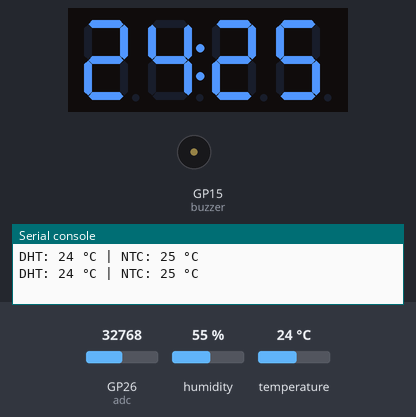
This program was run on a simulated Raspberry Pi Pico running MicroPython. Parts: 4-digit seven-segment display, buzzer (waves = sounding), the last lines printed to the serial console. Inputs (shaded band) come from the test bench; at power-on: GP26 (adc) = 32768, humidity 55 %, temperature 24 °C (analog values on the 0–65535 scale). Library files of the repository ran but are not shown: tm1637.py.

Above: at 1.2 s.
1.3 s: GP26 (adc) set to 20256
At 3.1 s:
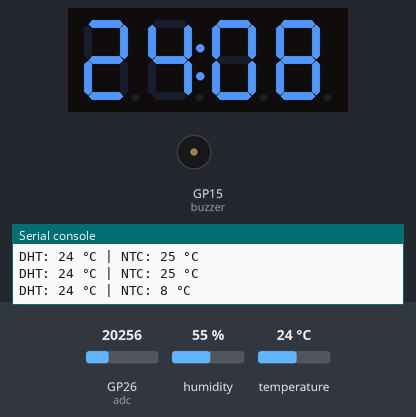
3.5 s: GP26 (adc) set to 18736
At 4.29 s:
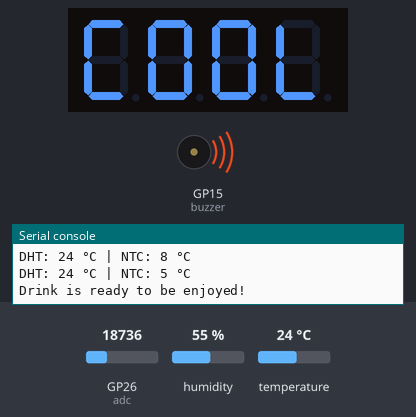
At 11.9 s:
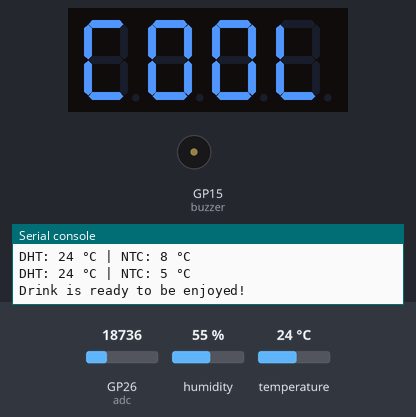
Timing chart, 0 to 13.4 s (numbered marks = the images above; inputs shaded):
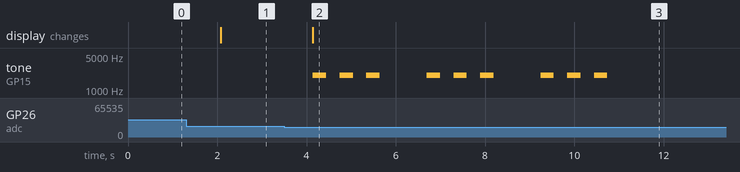

Measured:
- the behaviour switches between 19440 and 19424 on GP26 (adc) (found by bisection; images 1 and 2)
- after the input at 1.3 s, the display: changes after 0.78 s (image 1)
- after the input at 3.5 s, tone on GP15 (buzzer): silent → 2000 Hz after 0.64 s, then repeats every 2.6 s: 2 × (silent 0.30 s, 2000 Hz 0.30 s), silent 1.1 s, 2000 Hz 0.30 s, until it stays silent from 10.7 s; the display: changes after 0.64 s (image 2)

The program:

main.py
```python
from tm1637 import TM1637
from machine import Pin, ADC, PWM
from time import sleep
import dht
import math
from ntc import read_ntc_temp
from buzzer import beep

display = TM1637(clk=Pin(2), dio=Pin(3))
sensor = dht.DHT22(Pin(16))
adc = ADC(Pin(26))
buzzer = PWM(Pin(15))
cool_shown = False


while True:
    try:
        sensor.measure()
        dht_temp = int(round(sensor.temperature()))
        ntc_temp = int(round(read_ntc_temp()))

        if ntc_temp < -9:
            ntc_temp = -9
        if ntc_temp > 99:
            ntc_temp = 99

        print("DHT:", dht_temp, "°C | NTC:", ntc_temp, "°C")

        dht_str = "{:02d}".format(dht_temp)
        ntc_str = "{:02d}".format(ntc_temp)

        display.show_colon(True)
        display.show(dht_str + ntc_str)

        if ntc_temp <= 6 and not cool_shown:
            display.show_colon(False)
            print("Drink is ready to be enjoyed!")
            display.show("C00L")
            beep()
            sleep(0.75)
            beep()
            sleep(0.75)
            beep()
            sleep(10)
            cool_shown = True
            display.show_colon(True)


        if ntc_temp > 6:
            cool_shown = False


    except Exception as e:
        print("ERROR:", e)
        display.show("----")

    sleep(1)
```

ntc.py
```python
from machine import ADC, Pin
import math

adc = ADC(Pin(26))

def read_ntc_temp():
    analog_value = adc.read_u16()
    voltage = analog_value / 65535 * 3.3
    resistance = (3.3 * 10000 / voltage) - 10000

    # Steinhart-equation
    B = 3892 #beta value
    T = 298.15  # 25°C in kelvins
    R = 10000   # 10k resistor

    temp_k = 1 / (1/T + (1/B) * math.log(resistance/R))
    temp_c = temp_k - 273.15
    return temp_c
```

buzzer.py
```python
from machine import PWM
from time import sleep
from machine import Pin

buzzer = PWM(Pin(15))

def beep(times=3, freq=2000, delay=0.3):
    for _ in range(times):
        buzzer.freq(freq)
        buzzer.duty_u16(32768)
        sleep(delay)
        buzzer.duty_u16(0)
        sleep(delay)
        
```
